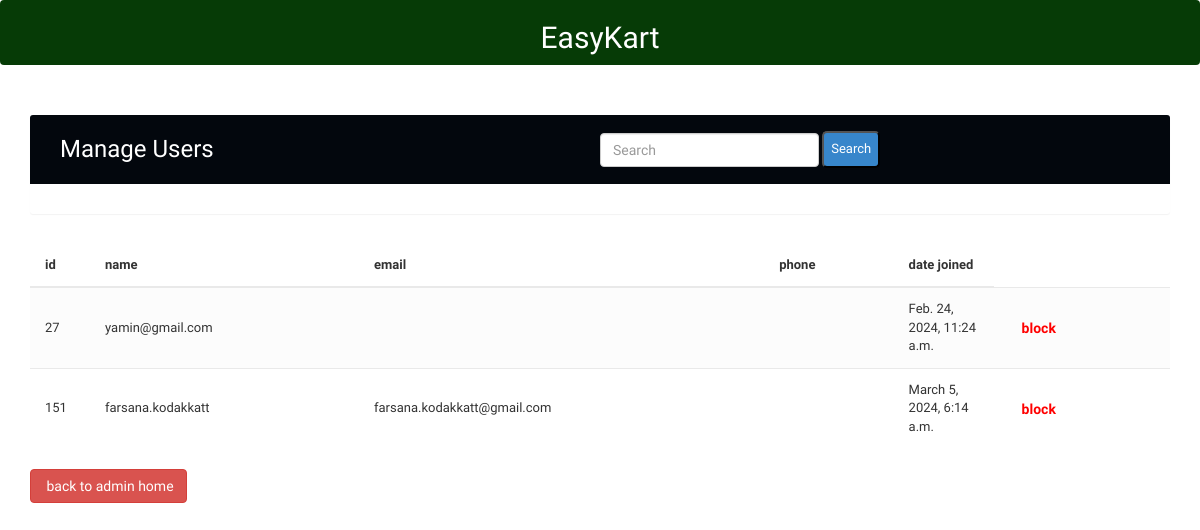
The app's page /adminoperations/usermanage/ (signed in), older data.
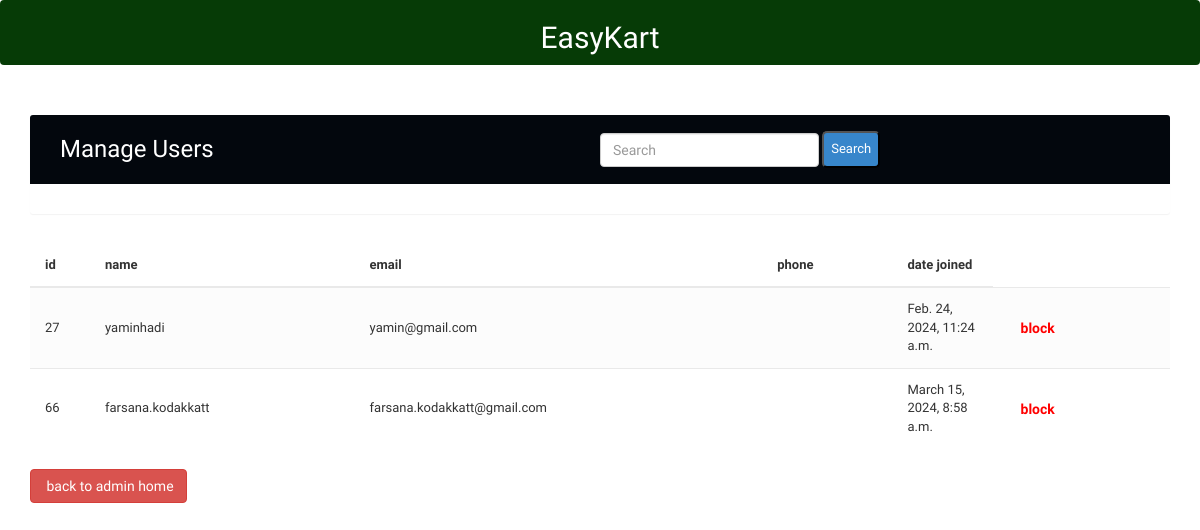
The same page, newer data.
### accounts/models.py (models this page shows, shortened)
class Account(AbstractBaseUser):
    first_name   = models.CharField(max_length=50)
    last_name    = models.CharField(max_length=50)
    username     = models.CharField(max_length=50, unique=True)
    email        = models.EmailField(max_length=100,unique=True)
    phone_number = models.CharField(max_length=50)
    otp_fld = models.CharField(max_length=10, blank=True, null=True)
    is_blocked = models.BooleanField(default=False)
    otp_secret = models.CharField(max_length=200,null=True)
    otp_created = models.DateTimeField(auto_now_add=True)
    otp_expiry_time = models.DateTimeField(blank=True, null=True)
    date_joined  = models.DateTimeField(auto_now_add=True)
    last_login   = models.DateTimeField(auto_now_add=True)
    is_admin     = models.BooleanField(default = False)
    is_staff     = models.BooleanField(default = False)
    is_active    = models.BooleanField(default = False)
    is_superadmin     = models.BooleanField(default = False)
    USERNAME_FIELD = 'email'
    REQUIRED_FIELDS = ['username','first_name','last_name']
    objects = MyAccountManager()

### adminoperations/views.py (the view)
# urls.py: path("usermanage/", views.user_manage, name="usermanage"),
def user_manage(request):
    if request.user.is_authenticated:
        user = Account.objects.filter(is_admin=False)
        context = {"user": user}
        return render(request, "admin/user_management.html", context)
    else:
        return render(request, "404.html", status=404)

### carts/context_processors.py (called while the page is built, shortened)
def counter(request):
    cart_count = 0
    if 'admin' in request.path:
        return {}
    return dict(cart_count=cart_count)

### category/context_processors.py (called while the page is built)
def menu_links(request):
    links = Category.objects.all()
    return dict(links=links)

### templates/admin/user_management.html (shortened to what this page needs)
<!DOCTYPE html>
<html lang="en">
<head>
<link rel="stylesheet" href="https://maxcdn.bootstrapcdn.com/font-awesome/4.7.0/css/font-awesome.min.css">
<link rel="stylesheet" href="https://maxcdn.bootstrapcdn.com/bootstrap/3.3.7/css/bootstrap.min.css">
  <body>
	 <nav class="custom-navbar navbar navbar navbar-expand-md navbar-dark bg-dark hai "  arial-label="Furni navigation bar">
                            <div class="container-fluid  text-center">
                                <h1 class="m-auto text1">EasyKart</h1>
							</div>
	 </nav>
    <div class="container">
        <div class="table-wrapper">
            <div class="table-title">
                <div class="row">
                    <div class="col-sm-6">
						<h2>Manage  Users</h2>
					</div>
					  <div class=" col-6">
				          <form class="form-inline col-6 my-2 my-lg-0" method='POST' action="/adminoperations/searchuser/">
							<input class="form-control mr-sm-2" type="search" placeholder="Search" name="query">
							<button class="butto1" type="submit">Search</button>
						  </form>
						</div>
					</div>
                </div>
            </div>
			<div class="table-container">
            <table class="table table-striped table-hover">
                <thead>
                    <tr><th>id</th>
                        <th>name</th>
						<th>email</th>
                        <th>phone</th>
                        <th>date joined</th>
                    </tr>
                </thead>
                <tbody>
                    {% for i in user %}
                    <tr>
                        <td>{{i.id}}</td>
                        <td>{{i.username}}</td>
						<td>{{i.email}}</td>
                        <td>{{i.phone}}</td>
						<td>{{i.date_joined}}</td>
						<td>
							{% if not i.is_blocked %}
                            <a href="/adminoperations/blockuser/{{i.id}}" class=" btn p"  data-toggle="modal">block</a>
							{% else %}
                            <a href="/adminoperations/unblockuser/{{i.id}}" class="btn o " data-toggle="modal">unblock</a>
                             {% endif %}
                        </td>
                    </tr>
					{% endfor %}
                </tbody>
            </table>
		</div>
			<a href="/adminoperations/adminhome/" class="btn btn-danger"> <span >back to admin home</span></a>
        </div>
  </body>
</html>

Row changes from the older to the newer data that the page shows:
removed Account: id "151", username "farsana.kodakkatt", email "farsana.kodakkatt@gmail.com", date_joined "March 5, 2024, 6:14 a.m."
changed Account "yamin@gmail.com": username "yamin@gmail.com" → "yaminhadi"; email (not shown) → "yamin@gmail.com"
added Account: id "66", username "farsana.kodakkatt", email "farsana.kodakkatt@gmail.com", date_joined "March 15, 2024, 8:58 a.m."
